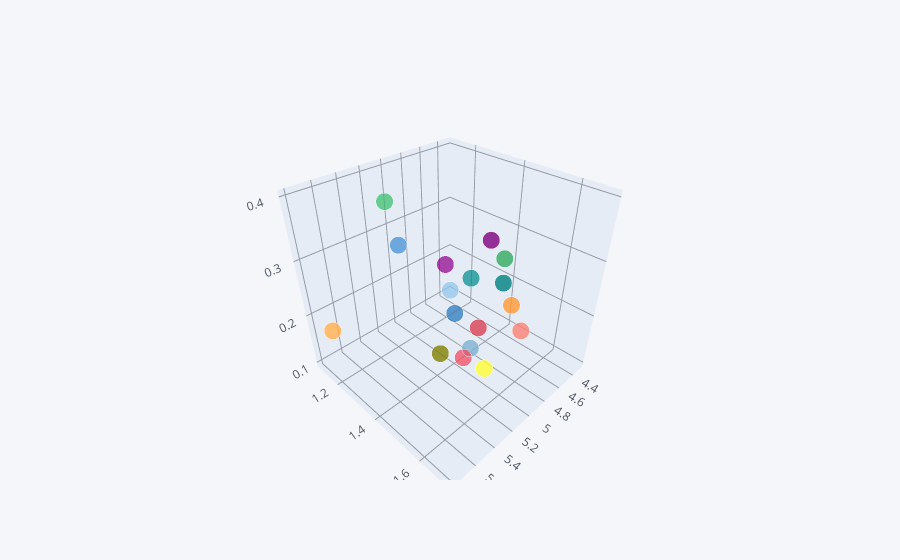

Source (notebook cell):
### Code cell
# we use 3d as suffix to plot 3D graphs .
info2.iloc[3:20].iplot(kind ='scatter3d', x='sepal_length', y='petal_length' , z='petal_width' )

### Figure 1 — Plotly figure (JSON) as saved in the notebook; plotly's stock layout.template omitted (floating-point values rounded to 4 significant figures)
{"data": [{"marker": {"color": ["rgba(255, 153, 51, 1.0)", "rgba(55, 128, 191, 1.0)", "rgba(50, 171, 96, 1.0)", "rgba(128, 0, 128, 1.0)", "rgba(219, 64, 82, 1.0)", "rgba(0, 128, 128, 1.0)", "rgba(255, 255, 51, 1.0)", "rgba(128, 128, 0, 1.0)", "rgba(251, 128, 114, 1.0)", "rgba(128, 177, 211, 1.0)", "rgba(128, 177, 211, 0.8999999999999999)", "rgba(255, 153, 51, 0.8999999999999999)", "rgba(55, 128, 191, 0.8999999999999999)", "rgba(50, 171, 96, 0.8999999999999999)", "rgba(128, 0, 128, 0.8999999999999999)", "rgba(219, 64, 82, 0.8999999999999999)", "rgba(0, 128, 128, 0.8999999999999999)"], "opacity": 0.8, "size": [12, 12, 12, 12, 12, 12, 12, 12, 12, 12, 12, 12, 12, 12, 12, 12, 12], "symbol": "circle"}, "mode": "markers", "text": ["0", "1", "2", "3", "4", "5", "6", "7", "8", "9", "10", "11", "12", "13", "14", "15", "16"], "type": "scatter3d", "x": [4.6, 5, 5.4, 4.6, 5, 4.4, 4.9, 5.4, 4.8, 4.8, 4.3, 5.8, 5.7, 5.4, 5.1, 5.7, 5.1], "y": [1.5, 1.4, 1.7, 1.4, 1.5, 1.4, 1.5, 1.5, 1.6, 1.4, 1.1, 1.2, 1.5, 1.3, 1.4, 1.7, 1.5], "z": [0.2, 0.2, 0.4, 0.3, 0.2, 0.2, 0.1, 0.2, 0.2, 0.1, 0.1, 0.2, 0.4, 0.4, 0.3, 0.3, 0.3]}], "layout": {"legend": {"bgcolor": "#F5F6F9", "font": {"color": "#4D5663"}}, "paper_bgcolor": "#F5F6F9", "plot_bgcolor": "#F5F6F9", "scene": {"xaxis": {"gridcolor": "#9499A3", "showgrid": true, "tickfont": {"color": "#4D5663"}, "title": {"font": {"color": "#4D5663"}, "text": ""}, "zerolinecolor": "#9499A3"}, "yaxis": {"gridcolor": "#9499A3", "showgrid": true, "tickfont": {"color": "#4D5663"}, "title": {"font": {"color": "#4D5663"}, "text": ""}, "zerolinecolor": "#9499A3"}, "zaxis": {"gridcolor": "#9499A3", "showgrid": true, "tickfont": {"color": "#4D5663"}, "title": {"font": {"color": "#4D5663"}, "text": ""}, "zerolinecolor": "#9499A3"}}, "title": {"font": {"color": "#4D5663"}}}}
